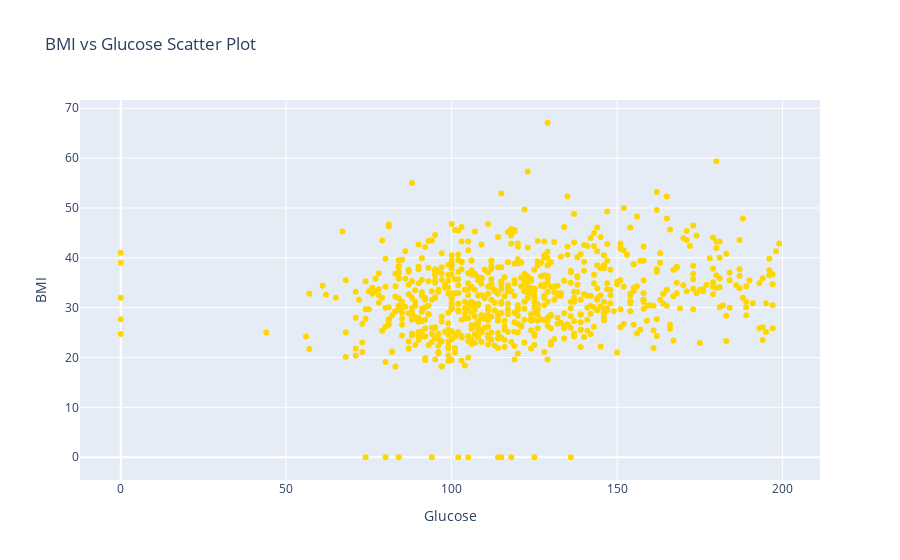

The code cell stored with this chart in its notebook:
### Code cell
import plotly.express as px

df = pd.DataFrame({
    'Glucose': X['Glucose'],
    'BMI': X['BMI'],
})

fig = px.scatter(df, x='Glucose', y='BMI', 
                 color_discrete_sequence=['gold', 'skyblue'], 
                 labels={'Glucose':'Glucose', 'BMI':'BMI',},
                 title='BMI vs Glucose Scatter Plot')

fig.show()

### Figure 1 — Plotly figure (JSON) as saved in the notebook; plotly's stock layout.template omitted (floating-point values rounded to 4 significant figures; data arrays with more than 128 entries replaced by an {"elided": "..."} marker saying what was removed)
{"data": [{"hovertemplate": "Glucose=%{x}<br>BMI=%{y}<extra></extra>", "legendgroup": "", "marker": {"color": "gold", "symbol": "circle"}, "mode": "markers", "name": "", "orientation": "v", "showlegend": false, "type": "scatter", "x": {"elided": "768 int values"}, "xaxis": "x", "y": {"elided": "768 float values"}, "yaxis": "y"}], "layout": {"legend": {"tracegroupgap": 0}, "title": {"text": "BMI vs Glucose Scatter Plot"}, "xaxis": {"anchor": "y", "domain": [0, 1], "title": {"text": "Glucose"}}, "yaxis": {"anchor": "x", "domain": [0, 1], "title": {"text": "BMI"}}}}
